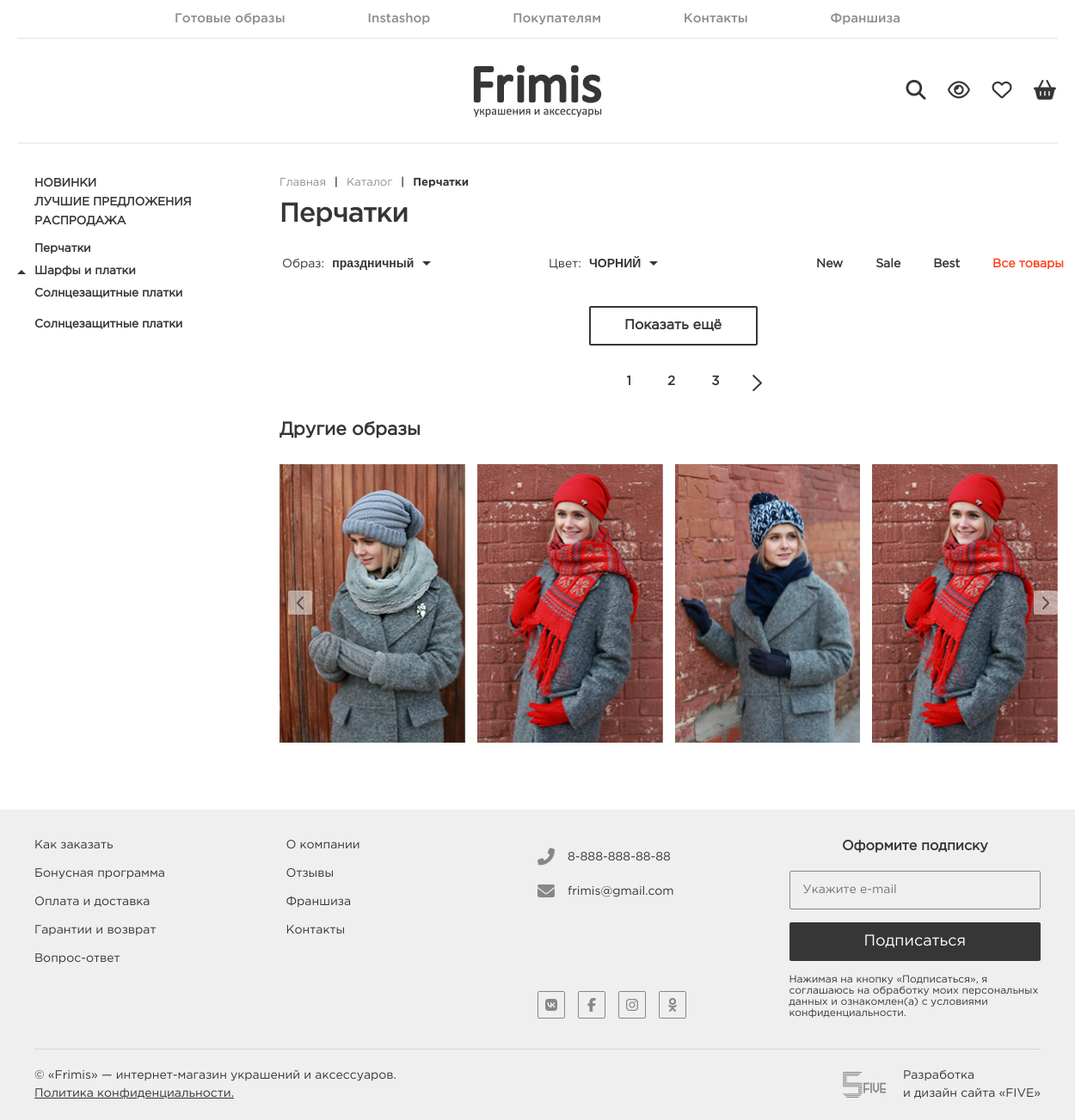
/category.php?id=1, run on the app's committed database.
### tables this page shows
CREATE TABLE `category` (
  `id` int(11) NOT NULL AUTO_INCREMENT,
  `name` varchar(255) DEFAULT NULL,
  `image` varchar(255) DEFAULT NULL,
  `is_on_main_page` tinyint(1) DEFAULT NULL,
  `is_full_on_sidebar` tinyint(1) DEFAULT NULL,
  `price_start` decimal(10,0) DEFAULT NULL,
  `created_at` datetime DEFAULT NULL,
  `updated_at` datetime DEFAULT NULL,
  PRIMARY KEY (`id`)
);

### category.php (the view, shortened to what this page needs)
<?php
include ('elements/header.php');
?>
        <section class="contentWrapper">
        <?php
            include ('./elements/sidebar.php');
            $cf = " WHERE good.id > 0 ";
            if (isset($_GET["id"])) {
                $category_id = $_GET["id"];
                if ($category_id == "all") {
                    $cf = " WHERE good.id > 0 ";
                } else {
                    $cf = " WHERE good.category_id = $category_id ";
                }
            } else {
                $category_id = "all";
            }
            $search = "";
            $q = "";
            if ($category_id != "all") {
                $category_res = mysqli_query($db, "SELECT * FROM category WHERE id = $category_id");
                $category_row = mysqli_fetch_array($category_res);
            }
            $good_res = mysqli_query($db, "SELECT COUNT(*) AS count FROM good LEFT JOIN good_photo ON good.id = good_photo.good_id AND good_photo.is_main = 1".$cf.$q.$search);
            $good_count_row = mysqli_fetch_array($good_res);
            $total_pages = 1;
            if ((int)$good_count_row['count'] % 12 > 0) {
                $total_pages = floor($good_count_row['count'] / 12) + 1;
            } else {
                $total_pages = floor($good_count_row['count'] / 12);
            }
        ?>
            <section class="mainContent">
                <nav class="minLinks">
                    <li><a href="/">Главная</a></li>
                    <li><a href="/category.php">Каталог</a></li>
                    <?php if ($category_id != "all") { ?><li><a href="/catalog.php?id=<?= $category_id ?>"><?= $category_row['name'] ?></a></li><?php } ?>
                </nav>
                <h1><?php if ($category_id != "all") { echo $category_row['name']; } ?></h1>
                <main class="catalogPage">
                    <menu class="catalogPage__menu">
                        <section class="catalogPage__chLook">
                            <span>Образ:</span>
                        </section>
                        <section class="catalogPage__chColor">
                            <span>Цвет:</span>
                        </section>
                        <ul>
                            <li><a id="new" href="/category.php?id=<?= $category_id ?>&new=1" <?php if (isset($_GET["new"])) { ?>class="active"<?php  } ?>>New</a></li>
                            <li><a id="sale" href="/category.php?id=<?= $category_id ?>&sale=1" <?php if (isset($_GET["sale"])) { ?>class="active"<?php  } ?>>Sale</a></li>
                            <li><a id="best" href="/category.php?id=<?= $category_id ?>&best=1" <?php if (isset($_GET["best"])) { ?>class="active"<?php  } ?>>Best</a></li>
                            <li><a id="all" href="/category.php?id=<?= $category_id ?>" <?php if (!isset($_GET["new"]) && !isset($_GET["sale"]) && !isset($_GET["best"])) { ?>class="active"<?php  } ?>>Все товары</a></li>
                        </ul>
                    </menu>
                    <button class="showMore" onclick="loadMoreGoods()">Показать ещё</button>
                    <menu class="catalogPage__pageNav">
                        <?php for ($i = 1; $i <= $total_pages; $i++) { ?>
                            <li><button class="pagin" id="page<?= $i ?>" onclick="loadPage(<?= $i ?>)"><?= $i ?></button></li>
                        <?php } ?>
                        <button class="navBtn__next" onclick="loadPage(++currentPage)"></button>
                    </menu>
                    <section class="bottomSlider">
                        <h2>Другие образы</h2>
                        <div class="bottomSlider__wrapper owl-carousel">
                            <a href="#"><img src="uploads/sliderGirl1.jpg" alt=""></a>
                            <a href="#"><img src="uploads/sliderGirl2.jpg" alt=""></a>
                            <a href="#"><img src="uploads/sliderGirl3.jpg" alt=""></a>
                            <a href="#"><img src="uploads/sliderGirl2.jpg" alt=""></a>
                        </div>
                    </section>
                </main>
            </section>
        </section>
    </div>
    <?php include('elements/footer.php'); ?>
</body>
</html>

### elements/sidebar.php (shortened to what this page needs)
 <?php
    include ("db.php");
    $categories_res = mysqli_query($db, "SELECT * FROM category");
?>
 <aside>
                <nav class="menuBar">
                    <li><a href="/category.php?id=all&new=1">НОВИНКИ</a></li>
                    <li><a href="/category.php?id=all&best=1">ЛУЧШИЕ ПРЕДЛОЖЕНИЯ</a></li>
                    <li><a href="/category.php?id=all&sale=1">РАСПРОДАЖА</a></li>
                    <?php while ($categories_row = mysqli_fetch_array($categories_res)) {
                        if ($categories_row['is_full_on_sidebar'] == 1) { ?>
                            <li>
                            <a href="/category.php?id=<?php echo $categories_row['id']; ?>" class="menuBar__more"><?php echo $categories_row['name']; ?></a>
                            </li>
                        <?php } else { ?>
                            <li><a href="/category.php?id=<?php echo $categories_row['id']; ?>"><?php echo $categories_row['name']; ?></a></li>
                        <?php
                            }
                        } ?>
                    <li>
                    </li>
                </nav>
            </aside>

### data on the page
category: name "Перчатки"
category: name "Шарфы и платки"
category: name "Солнцезащитные платки"
category: name "Солнцезащитные платки"
